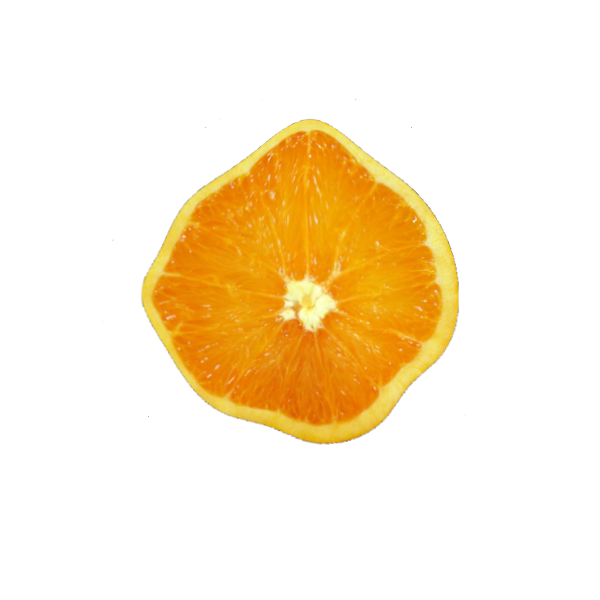
#> input picture circular_transform/assets/orange.png, 600 x 600 px
$ python example.py
#> lines starting #> are read from the running program, lines starting #| are printed output that depends on the picture; after the words box and inside, x2 and y2 are one past the last pixel; in counts of white or black regions, pixels touching at a corner belong together
### circular_transform/circular_transform.py
"""
MIT License

Copyright (c) 2024 Analyzable | Benjamin Gallois

Permission is hereby granted, free of charge, to any person obtaining a copy
of this software and associated documentation files (the "Software"), to deal
in the Software without restriction, including without limitation the rights
to use, copy, modify, merge, publish, distribute, sublicense, and/or sell
copies of the Software, and to permit persons to whom the Software is
furnished to do so, subject to the following conditions:

The above copyright notice and this permission notice shall be included in all
copies or substantial portions of the Software.

THE SOFTWARE IS PROVIDED "AS IS", WITHOUT WARRANTY OF ANY KIND, EXPRESS OR
IMPLIED, INCLUDING BUT NOT LIMITED TO THE WARRANTIES OF MERCHANTABILITY,
FITNESS FOR A PARTICULAR PURPOSE AND NONINFRINGEMENT. IN NO EVENT SHALL THE
AUTHORS OR COPYRIGHT HOLDERS BE LIABLE FOR ANY CLAIM, DAMAGES OR OTHER
LIABILITY, WHETHER IN AN ACTION OF CONTRACT, TORT OR OTHERWISE, ARISING FROM,
OUT OF OR IN CONNECTION WITH THE SOFTWARE OR THE USE OR OTHER DEALINGS IN THE
SOFTWARE.
"""

import numpy as np
import matplotlib.pyplot as plt
from skimage.transform import PiecewiseAffineTransform, warp
import cv2
import shapely


class FastPiecewiseAffineTransform(PiecewiseAffineTransform):
    def __call__(self, coords):
        coords = np.asarray(coords)

        simplex = self._tesselation.find_simplex(coords)

        affines = np.array(
            [self.affines[i].params for i in range(
                len(self._tesselation.simplices))]
        )[simplex]

        pts = np.c_[coords, np.ones((coords.shape[0], 1))]

        result = np.einsum("ij,ikj->ik", pts, affines)
        result[simplex == -1, :] = -1

        return result


def transformation_function_linear(radius, dr, desired_radius):
    """
    Linear transformation function for modifying a contour into a circle.

    Parameters:
    - radius (array-like): Original radius values.
    - dr (float): Distance between the contour an the desired circle.
    - desired_radius (float): Desired circle radius after transformation.

    Returns:
    - numpy.ndarray: Transformed radius values.
    """
    return (desired_radius / (desired_radius + dr)) * np.asarray(radius)


def get_transformation_grid(delta_r, number_radius, number_theta, max_radius, center,
                            desired_radius, transformation_function=transformation_function_linear, verbose=False):
    """
    Generate original and transformed grids based to transform a contour in a circle.

    Parameters:
    - delta_r (list): List of radius differences.
    - number_radius (int): Number of radius values.
    - number_theta (int): Number of theta values.
    - max_radius (float): Maximum radius value.
    - center (tuple): Center coordinates of the grid.
    - desired_radius (float): Desired circle radius after transformation.
    - transformation_function (function): Function to compute radius transformation.
    - verbose (bool): If True, plot the grids.

    Returns:
    - list: List containing original and transformed grids.
    """
    r = np.linspace(0, max_radius, number_radius)
    theta = np.linspace(0, 2 * np.pi, number_theta)

    # Original grid
    X = []
    Y = []
    for j in theta:
        X.extend(r * np.cos(j) + center[0])
        Y.extend(r * np.sin(j) + center[1])

    # Transformed grid
    X_ = []
    Y_ = []
    for l, i in enumerate(theta):
        r_ = transformation_function(r, delta_r[l], desired_radius)
        X_.extend(r_ * np.cos(i) + center[0])
        Y_.extend(r_ * np.sin(i) + center[1])

    if verbose:
        plt.scatter(X, Y, color="blue", label="Original grid")
        plt.scatter(X_, Y_, color="red", label="Transformed grid")
        plt.xlim(0, max_radius)
        plt.ylim(0, max_radius)
        plt.legend()

    return [[X, Y], [X_, Y_]]


def compute_radius_difference(
        object_contour, number_radius, number_theta, max_radius, center, desired_radius):
    """
    Compute the difference in radius between the object contour and the circular shape.

    Parameters:
    - object_contour: Contour of the object.
    - number_radius (int): Number of radius values.
    - number_theta (int): Number of theta values.
    - max_radius (float): Maximum radius value.
    - center (tuple): Center coordinates of the grid.
    - desired_radius (float): Desired circle radius after transformation.

    Returns:
    - list: List of radius differences.
    """
    r = np.linspace(0, max_radius, number_radius)
    theta = np.linspace(0, 2 * np.pi, number_theta)

    # Compute distance between circle radius and object shape for each
    # discrete radius
    delta_r = []
    for i in theta:
        intersection = shapely.intersection(shapely.LineString(
            [center, [center[0] + max_radius * np.cos(i), center[1] + max_radius * np.sin(i)]]), object_contour)
        dr = shapely.distance(
            intersection,
            shapely.Point(center)) - shapely.distance(
            shapely.Point(
                [
                    center[0] + desired_radius * np.cos(i),
                    center[1] + desired_radius * np.sin(i)]),
            shapely.Point(center))
        delta_r.append(dr)
    return delta_r


def circular_warp(grids, image, order=0, verbose=False):
    """
    Perform circular warp transformation on the image using grids.

    Parameters:
    - grids (list): List containing original and transformed grids.
    - image: Input image to be transformed.
    - order: interpolation order see scipy.ndimage.map_coordinates.
    - verbose (bool): If True, display the transformed image.

    Returns:
    - numpy.ndarray: Transformed image.
    """
    src = np.dstack(grids[0])[0]
    dst = np.dstack(grids[1])[0]
    tform = FastPiecewiseAffineTransform()
    tform.estimate(dst, src)
    out = warp(image, tform, order=order)
    if verbose:
        plt.imshow(out)
    return out

### circular_transform/example.py
"""
MIT License

Copyright (c) 2024 Analyzable | Benjamin Gallois

Permission is hereby granted, free of charge, to any person obtaining a copy
of this software and associated documentation files (the "Software"), to deal
in the Software without restriction, including without limitation the rights
to use, copy, modify, merge, publish, distribute, sublicense, and/or sell
copies of the Software, and to permit persons to whom the Software is
furnished to do so, subject to the following conditions:

The above copyright notice and this permission notice shall be included in all
copies or substantial portions of the Software.

THE SOFTWARE IS PROVIDED "AS IS", WITHOUT WARRANTY OF ANY KIND, EXPRESS OR
IMPLIED, INCLUDING BUT NOT LIMITED TO THE WARRANTIES OF MERCHANTABILITY,
FITNESS FOR A PARTICULAR PURPOSE AND NONINFRINGEMENT. IN NO EVENT SHALL THE
AUTHORS OR COPYRIGHT HOLDERS BE LIABLE FOR ANY CLAIM, DAMAGES OR OTHER
LIABILITY, WHETHER IN AN ACTION OF CONTRACT, TORT OR OTHERWISE, ARISING FROM,
OUT OF OR IN CONNECTION WITH THE SOFTWARE OR THE USE OR OTHER DEALINGS IN THE
SOFTWARE.
"""

import circular_transform as CT
import cv2
import matplotlib.pyplot as plt
import numpy as np
import shapely
import sys
import os
import time

# See https://medium.com/@bgallois/perfecting-imperfections-a-journey-in-warping-objects-into-circles-a0292e3c96ba
# Open image
original = cv2.cvtColor(
    cv2.imread(
        os.path.dirname(
            os.path.abspath(__file__)) +
        "/assets/orange.png"),
    cv2.COLOR_BGR2RGB)

# Resize to very large for performance evaluation
original = cv2.resize(original, (4000, 4000))
#> original: shape (4000, 4000, 3)

# Find contour
_, image = cv2.threshold(original, 254, 255, cv2.THRESH_BINARY_INV)
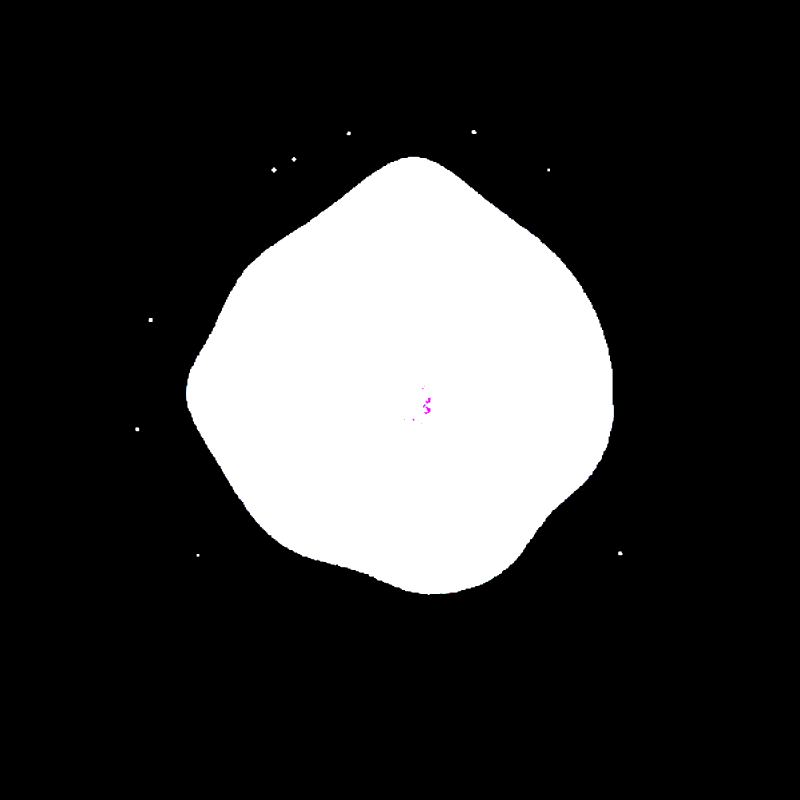
#> image: shape (4000, 4000, 3) (shown at 1/5 size); mean R, G, B 52.2, 52.2, 52.2
contours, _ = cv2.findContours(
    image[:, :, 0], cv2.RETR_TREE, cv2.CHAIN_APPROX_SIMPLE)
#> contours = 17 contours, 5 with area under 20; largest, box (x1, y1, x2, y2) and area: (930, 784, 3070, 2976) 3267240, (1357, 837, 1383, 863) 407, (2358, 650, 2383, 670) 368, (743, 1590, 763, 1610) 342, (3091, 2757, 3114, 2776) 327
contours = sorted(contours, key=cv2.contourArea)
contours = np.squeeze(contours[-1])
#> contours = 2737 pairs, first value 930 to 3069, second value 784 to 2975
contours[-1] = contours[0]  # close polygon
contours = shapely.LineString(contours)

# Parameters
params = dict()
params["number_radius"] = 15
params["number_theta"] = 50
params["max_radius"] = original.shape[1]
params["center"] = (int(original.shape[1] // 2), int(original.shape[0] // 2))
params["desired_radius"] = original.shape[1] // 4

start = time.time()
dr = CT.compute_radius_difference(
    object_contour=contours, **params)
#> dr = 50 values, max 213.5 at index 37, min -116.6 at index 15, mean 17.86
grids = CT.get_transformation_grid(delta_r=dr, **params)
#> after the loop in get_transformation_grid, `for l, i in enumerate(theta):`: X_ = 750 values, max 5766.5 at index 14, min -1932.4 at index 344, mean 2006.9; Y_ = 750 values, max 6410.6 at index 224, min -1652 at index 524, mean 2074.1
#> grids = 2 items
output = CT.circular_warp(grids, original, verbose=True)
#> in circular_warp, `src = np.dstack(grids[0])[0]`: src = 750 pairs, first value -1991.8 to 6000, second value -1997.9 to 5997.9
#> in circular_warp, `dst = np.dstack(grids[1])[0]`: dst = 750 pairs, first value -1932.4 to 5766.5, second value -1652 to 6410.6
#> in __call__, `coords = np.asarray(coords)`: coords = 16000000 pairs, first value 0 to 3999, second value 0 to 3999
#> (the run stopped early here; a loop or call above may not have finished)
